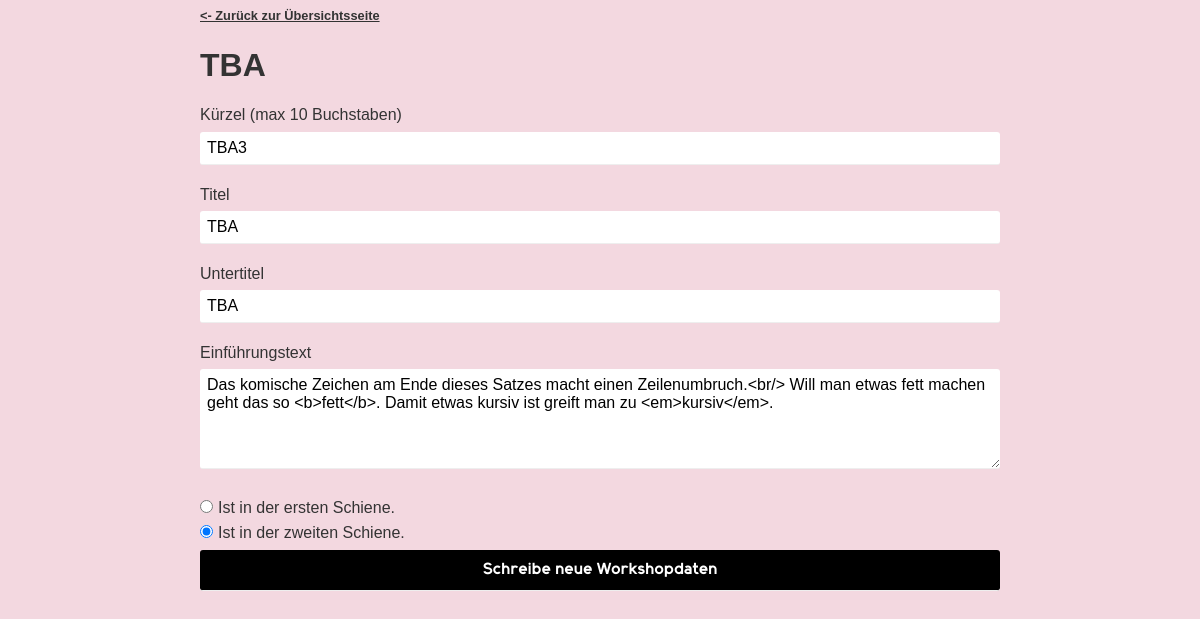
Page /datenbank/workshop.php?kuerzel=TBA3 on the committed database.
### tables this page shows
CREATE TABLE workshops (
	titel VARCHAR(255) NOT NULL,
	untertitel VARCHAR(255),
	einfuehrungstext VARCHAR(2500) NOT NULL,
	kuerzel VARCHAR(10) NOT NULL,
	ist_erste_schiene BOOLEAN NOT NULL,
	ist_zweite_schiene BOOLEAN NOT NULL,

	CONSTRAINT erste_oder_zweite_schiene CHECK (ist_erste_schiene XOR ist_zweite_schiene)
);

### datenbank/workshop.php (the view, shortened to what this page needs)
<!DOCTYPE HTML>
<html>
<head>
	<link rel="stylesheet" href="../css/style.css" type="text/css" />
</head>
<body>
  <?php
    include("../mysql/connect.php");
    $kuerzel = $_GET["kuerzel"];
		$stmt = $conn->prepare("SELECT * FROM workshops WHERE kuerzel = ?");
		mysqli_stmt_bind_param($stmt, "s", $kuerzel);
		$stmt->execute();
		$workshop = $stmt->get_result()->fetch_assoc();
  ?>
	<main>
		<article class="anmeldungen">
			<a href="../datenbank/index.php" style="font-size: 0.8em"><- Zurück zur Übersichtsseite</a>
			<h1><?php echo $workshop["titel"]; ?></h1>
    	<form action="./schreibe_workshop.php?kuerzel=<?php echo $kuerzel;?>" method="post" target="_BLANK">
			<?php
				echo "<label>Kürzel (max 10 Buchstaben)</label><input type='text' maxlength='10' name='kuerzel' value='" . $workshop["kuerzel"] . "' required />";
				echo "<label>Titel</label><input type='text' name='titel' value='" . $workshop["titel"] . "' required />";
				echo "<label>Untertitel</label><input type='text' name='untertitel' value='" . $workshop["untertitel"] . "' />";
				echo "<label>Einführungstext</label><textarea name='einfuehrungstext' rows=5 required >" . $workshop["einfuehrungstext"] . "</textarea>";
				if (boolval($workshop["ist_erste_schiene"])) {
					echo "<input type='radio' name='schiene' value='1' id='ist_erste_schiene' checked required /><label>Ist in der ersten Schiene.</label><br />";
					echo "<input type='radio' name='schiene' value='2' id='ist_zweite_schiene' required /><label>Ist in der zweiten Schiene.</label>";
				} else {
					echo "<input type='radio' name='schiene' value='1' id='ist_erste_schiene' required /><label>Ist in der ersten Schiene.</label><br />";
					echo "<input type='radio' name='schiene' value='2' id='ist_zweite_schiene' checked required /><label>Ist in der zweiten Schiene.</label>";
				}
			?>
      <input type="submit" value="Schreibe neue Workshopdaten">
    </form>
		</article>
	</main>
</body>
</html>

### css/style.css (style rules this page uses)
html, body, div, span, applet, object, iframe, h1, h2, h3, h4, h5, h6, p, blockquote, pre, a, abbr, acronym, address, big, cite, code, del, dfn, em, img, ins, kbd, q, s, samp, small, strike, strong, sub, sup, tt, var, b, u, i, center, fieldset, form, label, legend, table, caption, tbody, tfoot, thead, tr, th, td, article, aside, canvas, details, embed, figure, figcaption, footer, header, hgroup, menu, nav, output, ruby, section, summary, time, mark, audio, video { margin: 0; padding: 0; border: 0; font-size: 100%; font: inherit; vertical-align: baseline; }
article, aside, details, figcaption, figure, footer, header, hgroup, menu, nav, section { display: block; }
body { line-height: 1; }
body { font-family: sans-serif; font-size: 12pt; color: #333; line-height: 1.2; background-color: #f3d8e0; }
a { text-decoration: none; font-weight: bold; color: #fff; cursor: pointer; background-color: black; }
h1, h2, h3, h4, h5 { font-family: 'elliot_sansbold', 'cm_sans_serif_2012medium'; font-weight: bold; display: block; }
h1 { text-shadow: 1px 1px 1px rgba(0, 0, 0, 0.5); font-size: 2em; margin: 0.67em 0; }
main h1 { text-shadow: none; }
main { max-width: 800px; margin-left: auto; margin-right: auto; padding-left: 5px; padding-right: 5px; }
article { display: block; padding-top: 5px; padding-bottom: 30px; }
input, textarea { background-color: white; border: none; border-bottom: 1px solid #eee; border-radius: 3px; font-size: 1em; margin: 7px 0 20px; padding: 7px; box-sizing: border-box; }
input[type=text], input[type=number], input[type=email], input[type=tel] { width: 100%; }
input[type=checkbox], input[type=radio] { display: inline; margin-right: 5px; margin-bottom: 5px; }
textarea { height: 100px; resize: vertical; width: 100%; font-family: inherit; }
input[type=submit] { padding: 10px; padding-top: 11px; margin-right: auto; margin-left: auto; text-align: center; background-color: #000; font-family: 'elliot_sansbold', 'cm_sans_serif_2012medium'; color: white; width: 100%; }
.anmeldungen h1, .anmeldungen h2, .anmeldungen h3, .anmeldungen h4, .anmeldungen h5 { font-family: sans-serif; }
.anmeldungen a { background-color: inherit; color: inherit; text-decoration: underline; }

### rows in the picture
workshops: titel "TBA", kuerzel "TBA3", untertitel "TBA", einfuehrungstext "Das komische Zeichen am Ende dieses Satzes macht einen Zeilenumbruch.<br/> Will man etwas fett machen geht das so <b>fett</b>. Damit etwas kursiv ist greift man zu <em>kursiv</em>."
